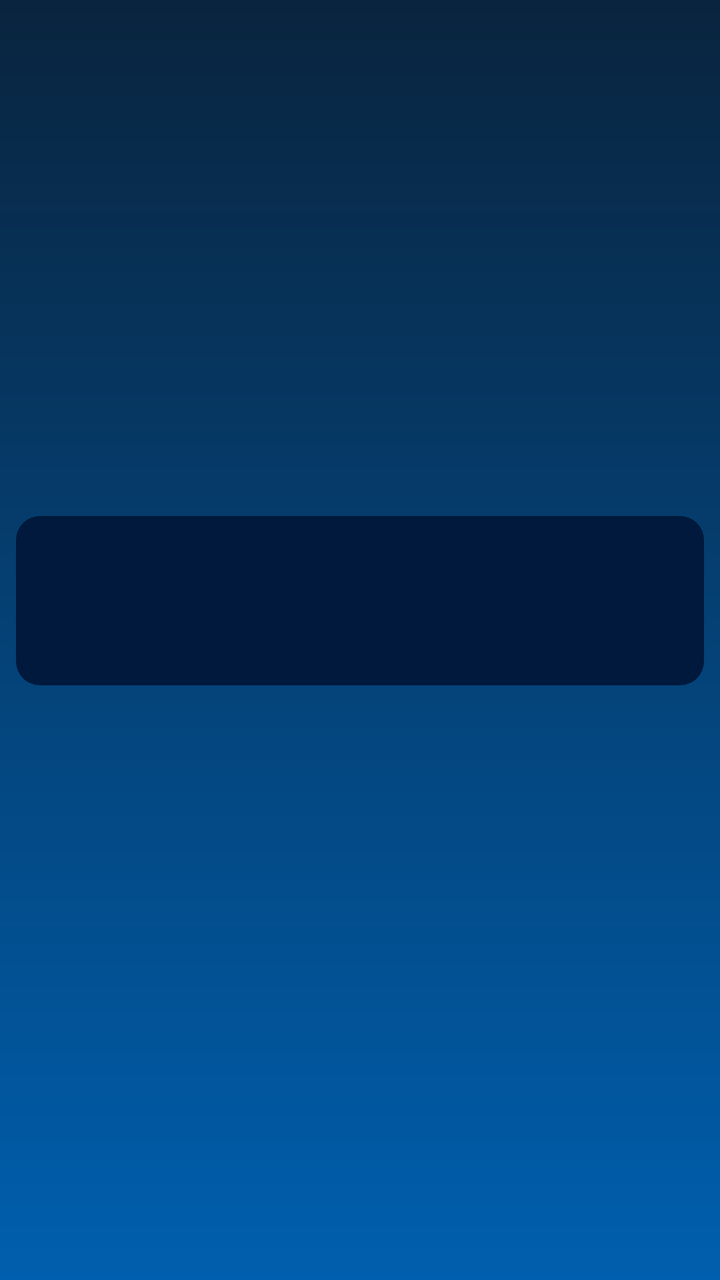
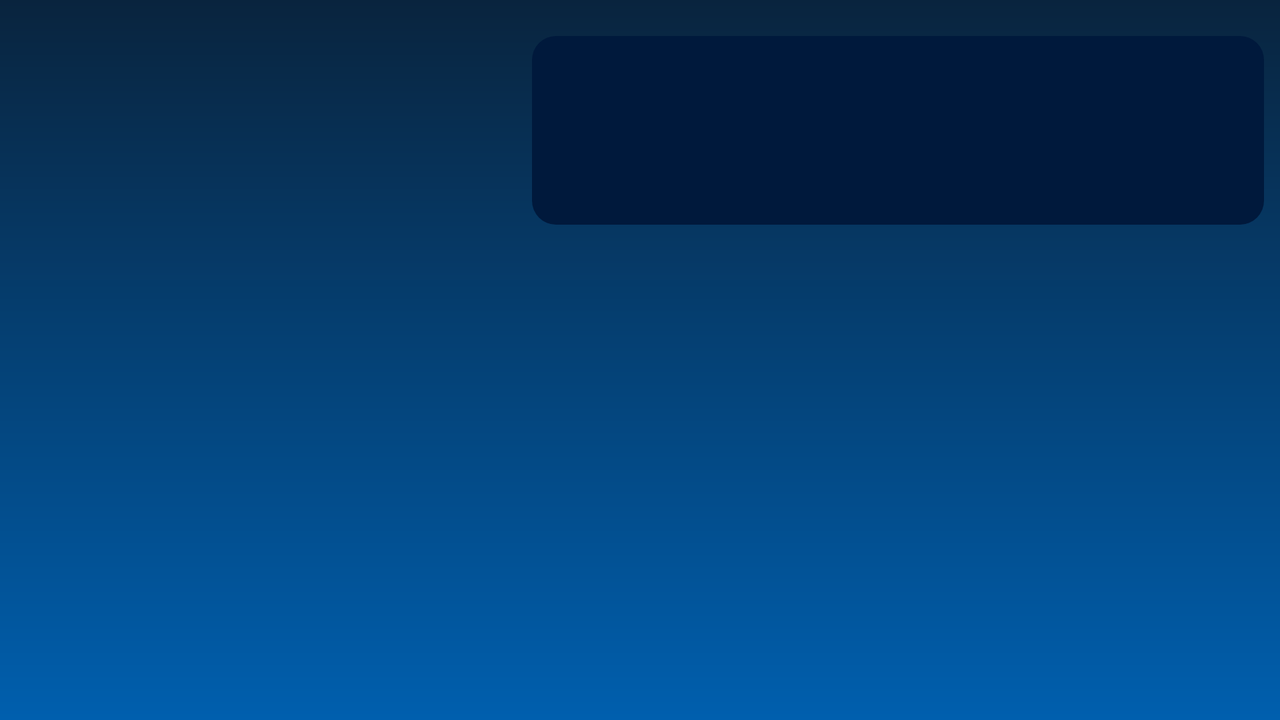

Two renders of one Android screen. The first uses the default layout on a phone; the second uses the alternative layout the repository ships for a different screen configuration, on a matching device. The two XML files are below.
<!-- AndroidManifest.xml: application theme AppTheme -->
<!-- res/layout/fragment_news_detail.xml -->
<?xml version="1.0" encoding="utf-8"?>
<androidx.constraintlayout.widget.ConstraintLayout xmlns:android="http://schemas.android.com/apk/res/android"
    xmlns:tools="http://schemas.android.com/tools"
    android:layout_width="match_parent"
    android:layout_height="match_parent"
    xmlns:app="http://schemas.android.com/apk/res-auto"
    tools:context=".newsdetail.ui.NewsDetailFragment"
    android:background="@drawable/background_gradient">

    <ImageView
        android:id="@+id/news_detail_photo"
        android:layout_width="match_parent"
        android:layout_height="@dimen/news_details_image_height"
        android:scaleType="fitCenter"
        android:adjustViewBounds="true"
        android:layout_margin="8dp"
        app:layout_constraintTop_toTopOf="parent"
        app:layout_constraintStart_toStartOf="parent"
        app:layout_constraintEnd_toEndOf="parent"
        />

    <androidx.core.widget.NestedScrollView
        android:layout_width="match_parent"
        android:layout_height="0dp"
        android:layout_marginTop="8dp"
        android:layout_marginStart="8dp"
        android:layout_marginEnd="8dp"
        android:layoutMode="opticalBounds"
        app:layout_constraintTop_toTopOf="parent"
        app:layout_constraintBottom_toBottomOf="parent">

        <LinearLayout
            android:layout_width="match_parent"
            android:layout_height="wrap_content"
            android:orientation="vertical"
            android:background="@drawable/background_text"
            android:layout_marginTop="@dimen/news_details_image_height"
            android:layout_marginBottom="10dp">

            <TextView
                android:id="@+id/news_detail_brief"
                android:layout_width="match_parent"
                android:layout_height="wrap_content"
                android:textSize="20sp"
                android:padding="8dp"
                android:textColor="@android:color/white"
                />

            <TextView
                android:id="@+id/news_detail_date"
                android:layout_width="match_parent"
                android:layout_height="wrap_content"
                android:textSize="16sp"
                android:paddingStart="8dp"
                android:paddingEnd="8dp"
                android:textColor="@color/transparentWhite30"
                />

            <LinearLayout
                android:id="@+id/text_layout"
                android:layout_width="match_parent"
                android:layout_height="wrap_content"
                android:orientation="vertical"
                android:layout_marginTop="10dp"
                android:layout_marginBottom="10dp"
                android:paddingLeft="16dp"
                android:paddingRight="16dp"
                android:background="@drawable/background_text"/>

        </LinearLayout>
    </androidx.core.widget.NestedScrollView>

</androidx.constraintlayout.widget.ConstraintLayout>
<!-- resources referenced by this layout -->
<resources>
  <color name="transparentWhite30">#4DFFFFFF</color>
  <dimen name="news_details_image_height">250dp</dimen>
  <!-- drawable background_gradient (drawable) -->
  <shape xmlns:android="http://schemas.android.com/apk/res/android"
      android:shape="rectangle">
  
      <gradient
          android:type="linear"
          android:startColor="#005FAE"
          android:endColor="#09243E"
          android:angle="90"/>
  </shape>
  <!-- drawable background_text (drawable) -->
  <?xml version="1.0" encoding="utf-8"?>
  <shape xmlns:android="http://schemas.android.com/apk/res/android">
      <corners android:radius="12dp" />
      <solid
          android:color="@color/textBackgroundColor"
          />
  </shape>
  <style name="AppTheme" parent="Theme.MaterialComponents.Light.DarkActionBar">
          
          <item name="colorPrimary">@color/colorPrimary</item>
          <item name="android:textViewStyle">@style/OpenSansTextViewStyle</item>
          <item name="android:buttonStyle">@style/OpenSansButtonStyle</item>
      </style>
  <color name="textBackgroundColor">#00193c</color>
  <color name="colorPrimary">#FFAF01</color>
  <style name="OpenSansTextViewStyle" parent="android:Widget.TextView">
          <item name="android:fontFamily">@font/open_sans_font</item>
      </style>
  <style name="OpenSansButtonStyle" parent="android:Widget.Holo.Button">
          <item name="android:fontFamily">@font/open_sans_font</item>
      </style>
</resources>
<!-- res/layout-land/fragment_news_detail.xml (the repository's variant of the layout above) -->
<!-- drawn on the phone turned sideways -->
<?xml version="1.0" encoding="utf-8"?>
<androidx.constraintlayout.widget.ConstraintLayout xmlns:android="http://schemas.android.com/apk/res/android"
    xmlns:tools="http://schemas.android.com/tools"
    android:layout_width="match_parent"
    android:layout_height="match_parent"
    xmlns:app="http://schemas.android.com/apk/res-auto"
    tools:context=".newsdetail.ui.NewsDetailFragment"
    android:background="@drawable/background_gradient">

    <ImageView
        android:id="@+id/news_detail_photo"
        android:layout_width="@dimen/news_details_image_height"
        android:layout_height="match_parent"
        android:scaleType="fitCenter"
        android:adjustViewBounds="true"
        android:layout_margin="8dp"
        app:layout_constraintTop_toTopOf="parent"
        app:layout_constraintStart_toStartOf="parent"
        app:layout_constraintBottom_toBottomOf="parent"
        />

    <androidx.core.widget.NestedScrollView
        android:layout_width="0dp"
        android:layout_height="0dp"
        android:layout_marginTop="8dp"
        android:layout_marginStart="8dp"
        android:layout_marginEnd="8dp"
        android:layoutMode="opticalBounds"
        app:layout_constraintTop_toTopOf="parent"
        app:layout_constraintBottom_toBottomOf="parent"
        app:layout_constraintStart_toEndOf="@+id/news_detail_photo"
        app:layout_constraintEnd_toEndOf="parent"
        >

        <LinearLayout
            android:layout_width="match_parent"
            android:layout_height="wrap_content"
            android:orientation="vertical"
            android:background="@drawable/background_text"
            android:layout_marginTop="10dp"
            android:layout_marginBottom="10dp">

            <TextView
                android:id="@+id/news_detail_brief"
                android:layout_width="match_parent"
                android:layout_height="wrap_content"
                android:textSize="20sp"
                android:padding="8dp"
                android:textColor="@android:color/white"
                />

            <TextView
                android:id="@+id/news_detail_date"
                android:layout_width="match_parent"
                android:layout_height="wrap_content"
                android:textSize="16sp"
                android:paddingStart="8dp"
                android:paddingEnd="8dp"
                android:textColor="@color/transparentWhite30"
                />

            <TextView
                android:id="@+id/news_detail_text"
                android:layout_width="match_parent"
                android:layout_height="wrap_content"
                android:textSize="16sp"
                android:paddingStart="8dp"
                android:paddingEnd="8dp"
                android:layout_marginTop="8dp"
                android:textColor="@android:color/white"
                />

        </LinearLayout>
    </androidx.core.widget.NestedScrollView>

</androidx.constraintlayout.widget.ConstraintLayout>
